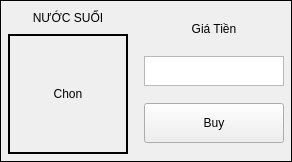
                 <widget class="QFrame" name="frame_57">
                  <property name="frameShape">
                   <enum>QFrame::Box</enum>
                  </property>
                  <layout class="QHBoxLayout" name="horizontalLayout_10">
                   <property name="leftMargin">
                    <number>2</number>
                   </property>
                   <property name="topMargin">
                    <number>2</number>
                   </property>
                   <property name="rightMargin">
                    <number>2</number>
                   </property>
                   <property name="bottomMargin">
                    <number>2</number>
                   </property>
                   <item>
                    <widget class="QFrame" name="frame_58">
                     <property name="sizePolicy">
                      <sizepolicy hsizetype="Expanding" vsizetype="Preferred">
                       <horstretch>0</horstretch>
                       <verstretch>0</verstretch>
                      </sizepolicy>
                     </property>
                     <property name="frameShape">
                      <enum>QFrame::Box</enum>
                     </property>
                     <property name="lineWidth">
                      <number>0</number>
                     </property>
                     <layout class="QVBoxLayout" name="verticalLayout_26">
                      <property name="leftMargin">
                       <number>5</number>
                      </property>
                      <property name="topMargin">
                       <number>5</number>
                      </property>
                      <property name="rightMargin">
                       <number>5</number>
                      </property>
                      <property name="bottomMargin">
                       <number>5</number>
                      </property>
                      <item>
                       <widget class="QLabel" name="nameID20">
                        <property name="sizePolicy">
                         <sizepolicy hsizetype="Expanding" vsizetype="Maximum">
                          <horstretch>0</horstretch>
                          <verstretch>0</verstretch>
                         </sizepolicy>
                        </property>
                        <property name="minimumSize">
                         <size>
                          <width>20</width>
                          <height>20</height>
                         </size>
                        </property>
                        <property name="maximumSize">
                         <size>
                          <width>5000</width>
                          <height>60</height>
                         </size>
                        </property>
                        <property name="frameShape">
                         <enum>QFrame::Box</enum>
                        </property>
                        <property name="lineWidth">
                         <number>0</number>
                        </property>
                        <property name="text">
                         <string>NƯỚC SUỐI</string>
                        </property>
                        <property name="alignment">
                         <set>Qt::AlignCenter</set>
                        </property>
                       </widget>
                      </item>
                      <item>
                       <widget class="QLabel" name="imageID20">
                        <property name="sizePolicy">
                         <sizepolicy hsizetype="Expanding" vsizetype="Maximum">
                          <horstretch>0</horstretch>
                          <verstretch>0</verstretch>
                         </sizepolicy>
                        </property>
                        <property name="minimumSize">
                         <size>
                          <width>120</width>
                          <height>120</height>
                         </size>
                        </property>
                        <property name="maximumSize">
                         <size>
                          <width>5000</width>
                          <height>250</height>
                         </size>
                        </property>
                        <property name="frameShape">
                         <enum>QFrame::Box</enum>
                        </property>
                        <property name="lineWidth">
                         <number>2</number>
                        </property>
                        <property name="text">
                         <string>Chon</string>
                        </property>
                        <property name="alignment">
                         <set>Qt::AlignCenter</set>
                        </property>
                       </widget>
                      </item>
                     </layout>
                    </widget>
                   </item>
                   <item>
                    <widget class="QFrame" name="frame_59">
                     <property name="maximumSize">
                      <size>
                       <width>150</width>
                       <height>16777215</height>
                      </size>
                     </property>
                     <layout class="QVBoxLayout" name="verticalLayout_27">
                      <property name="leftMargin">
                       <number>5</number>
                      </property>
                      <property name="topMargin">
                       <number>5</number>
                      </property>
                      <property name="rightMargin">
                       <number>5</number>
                      </property>
                      <property name="bottomMargin">
                       <number>5</number>
                      </property>
                      <item>
                       <widget class="QLabel" name="imageAc_25">
                        <property name="sizePolicy">
                         <sizepolicy hsizetype="Maximum" vsizetype="Maximum">
                          <horstretch>0</horstretch>
                          <verstretch>0</verstretch>
                         </sizepolicy>
                        </property>
                        <property name="minimumSize">
                         <size>
                          <width>20</width>
                          <height>20</height>
                         </size>
                        </property>
                        <property name="maximumSize">
                         <size>
                          <width>150</width>
                          <height>20</height>
                         </size>
                        </property>
                        <property name="frameShape">
                         <enum>QFrame::Box</enum>
                        </property>
                        <property name="lineWidth">
                         <number>0</number>
                        </property>
                        <property name="text">
                         <string>Giá Tiền</string>
                        </property>
                        <property name="alignment">
                         <set>Qt::AlignCenter</set>
                        </property>
                       </widget>
                      </item>
                      <item>
                       <widget class="QTextEdit" name="totalCoinID20">
                        <property name="maximumSize">
                         <size>
                          <width>500</width>
                          <height>30</height>
                         </size>
                        </property>
                        <property name="readOnly">
                         <bool>true</bool>
                        </property>
                       </widget>
                      </item>
                      <item>
                       <widget class="QPushButton" name="btnBuyID20">
                        <property name="sizePolicy">
                         <sizepolicy hsizetype="Expanding" vsizetype="Fixed">
                          <horstretch>0</horstretch>
                          <verstretch>0</verstretch>
                         </sizepolicy>
                        </property>
                        <property name="minimumSize">
                         <size>
                          <width>0</width>
                          <height>40</height>
                         </size>
                        </property>
                        <property name="text">
                         <string>Buy</string>
                        </property>
                        <property name="ID" stdset="0">
                         <number>20</number>
                        </property>
                        <attribute name="buttonGroup">
                         <string notr="true">buy_buttonGroup</string>
                        </attribute>
                       </widget>
                      </item>
                     </layout>
                    </widget>
                   </item>
                  </layout>
                 </widget>
